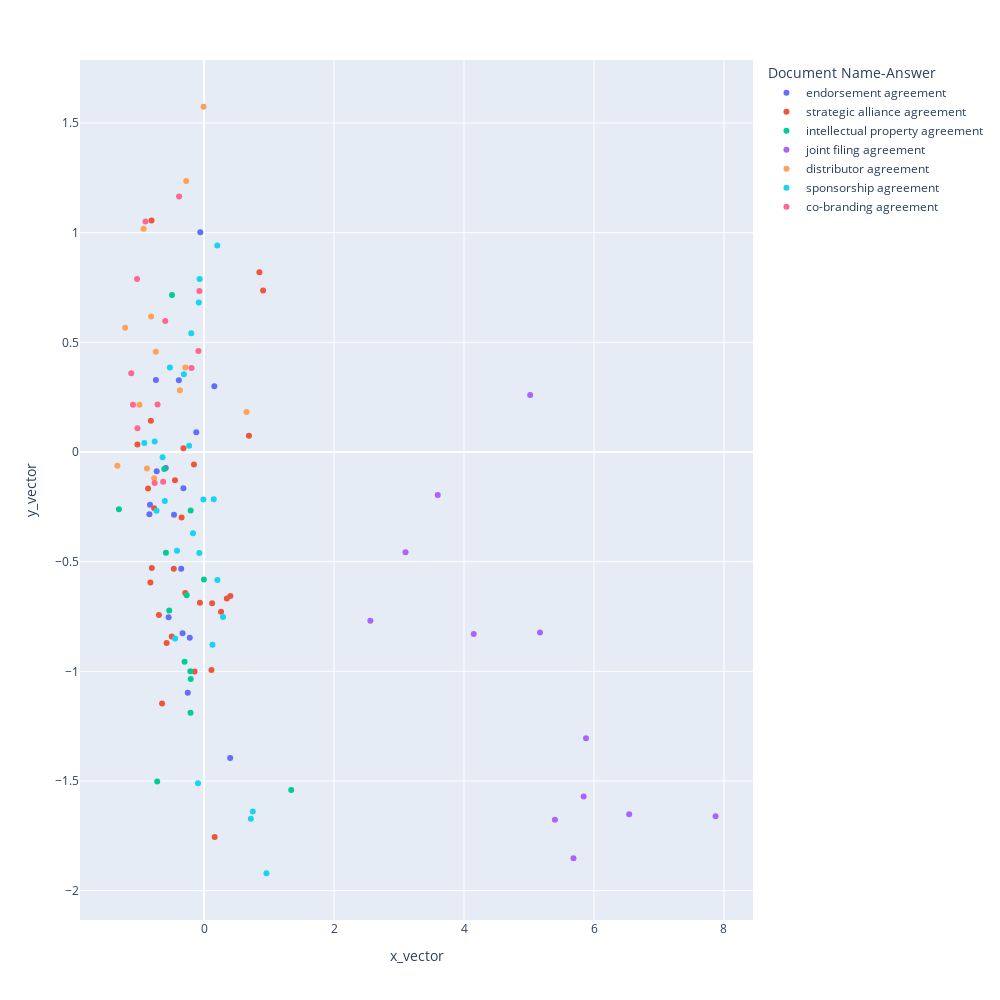

Notebook source saved alongside this figure:
### Code cell
fig = px.scatter(df_subset, x='x_vector', y='y_vector', hover_name='Filename', color='Document Name-Answer', height=1000, width=1000)
fig.show()

### Figure 1 — Plotly figure (JSON) as saved in the notebook; plotly's stock layout.template omitted (floating-point values rounded to 4 significant figures)
{"data": [{"hovertemplate": "<b>%{hovertext}</b><br><br>Document Name-Answer=endorsement agreement<br>x_vector=%{x}<br>y_vector=%{y}<extra></extra>", "hovertext": ["ADAMSGOLFINC_03_21_2005-EX-10.17-ENDORSEMENT AGREEMENT.PDF", "AMBASSADOREYEWEARGROUPINC_11_17_1997-EX-10.28-ENDORSEMENT AGREEMENT.PDF", "BerkshireHillsBancorpInc_20120809_10-Q_EX-10.16_7708169_EX-10.16_Endorsement Agreement.pdf", "EcoScienceSolutionsInc_20171117_8-K_EX-10.1_10956472_EX-10.1_Endorsement Agreement.pdf", "GridironBionutrientsInc_20171206_8-K_EX-10.1_10972555_EX-10.1_Endorsement Agreement.pdf", "HOLIDAYRVSUPERSTORESINC_04_15_2002-EX-10.13-ENDORSEMENT AGREEMENT.PDF", "LifewayFoodsInc_20160316_10-K_EX-10.24_9489766_EX-10.24_Endorsement Agreement.pdf", "MARSHALLHOLDINGSINTERNATIONAL,INC_04_14_2004-EX-10.15-ENDORSEMENT AGREEMENT.PDF", "MOSSIMOINC_04_14_2000-EX-10.14-ENDORSEMENT AGREEMENT.PDF", "MOVADOGROUPINC_04_30_2003-EX-10.28-ENDORSEMENT AGREEMENT.PDF", "PapaJohnsInternationalInc_20190617_8-K_EX-10.1_11707365_EX-10.1_Endorsement Agreement.pdf", "PerformanceSportsBrandsInc_20110909_S-1_EX-10.10_7220214_EX-10.10_Endorsement Agreement.pdf", "PharmagenInc_20120803_8-KA_EX-10.1_7693204_EX-10.1_Endorsement Agreement.pdf", "SPORTHALEYINC_09_29_1997-EX-10.2-10-ENDORSEMENT AGREEMENT.PDF", "TEARDROPGOLFCO_10_23_1996-EX-10.12-ENDORSEMENT AGREEMENT.PDF", "WARNINGMANAGEMENTSERVICESINC_12_10_1999-EX-10-ENDORSEMENT AGREEMENT.PDF", "WOMENSGOLFUNLIMITEDINC_03_29_2000-EX-10.13-ENDORSEMENT AGREEMENT.PDF"], "legendgroup": "endorsement agreement", "marker": {"color": "#636efa", "symbol": "circle"}, "mode": "markers", "name": "endorsement agreement", "orientation": "v", "showlegend": true, "type": "scatter", "x": [-0.5452, -0.388, -0.8322, -0.3518, -0.05742, -0.2505, -0.3179, -0.7287, -0.1198, 0.4018, -0.5897, -0.4621, -0.3304, -0.2199, 0.1581, -0.7409, -0.841], "xaxis": "x", "y": [-0.7534, 0.3266, -0.2401, -0.5321, 1.001, -1.098, -0.1653, -0.08837, 0.0896, -1.395, -0.07287, -0.2857, -0.8267, -0.8471, 0.3001, 0.328, -0.2843], "yaxis": "y"}, {"hovertemplate": "<b>%{hovertext}</b><br><br>Document Name-Answer=strategic alliance agreement<br>x_vector=%{x}<br>y_vector=%{y}<extra></extra>", "hovertext": ["ADAPTIMMUNETHERAPEUTICSPLC_04_06_2017-EX-10.11-STRATEGIC ALLIANCE AGREEMENT.PDF", "AURASYSTEMSINC_06_16_2010-EX-10.25-STRATEGIC ALLIANCE AGREEMENT.PDF", "CHERRYHILLMORTGAGEINVESTMENTCORP_09_26_2013-EX-10.1-Strategic Alliance Agreement.PDF", "CHIPMOSTECHNOLOGIESBERMUDALTD_04_18_2016-EX-4.72-Strategic Alliance Agreement.PDF", "COOLTECHNOLOGIES,INC_10_25_2017-EX-10.71-Strategic Alliance Agreement.PDF", "DUOSTECHNOLOGIESGROUP,INC_04_21_2009-EX-10.1-STRATEGIC ALLIANCE AGREEMENT.PDF", "ENERGOUSCORP_03_16_2017-EX-10.24-STRATEGIC ALLIANCE AGREEMENT.PDF", "ENTRUSTINC_07_24_1998-EX-10.5-STRATEGIC ALLIANCE AGREEMENT.PDF", "FTENETWORKS,INC_02_18_2016-EX-99.4-STRATEGIC ALLIANCE AGREEMENT.PDF", "GIGGLESN_HUGS,INC_06_23_2016-EX-10.2-STRATEGIC ALLIANCE AGREEMENT.PDF", "GOLDRESOURCECORP_12_11_2008-EX-10.1-STRATEGIC ALLIANCE AGREEMENT.PDF", "ICORECONNECTINC_10_13_2010-EX-7.1-Strategic Alliance Agreement.PDF", "INTELLIGENTHIGHWAYSOLUTIONS,INC_01_18_2018-EX-10.1-Strategic Alliance Agreement.PDF", "IOVANCEBIOTHERAPEUTICS,INC_08_03_2017-EX-10.1-STRATEGIC ALLIANCE AGREEMENT.PDF", "KALLOINC_11_03_2011-EX-10.1-STRATEGIC ALLIANCE AGREEMENT.PDF'", "MANAKOASERVICESCORP_11_21_2007-EX-7.5-STRATEGIC ALLIANCE AGREEMENT.PDF", "MOELIS&CO_03_24_2014-EX-10.19-STRATEGIC ALLIANCE AGREEMENT.PDF", "ORBSATCORP_08_17_2007-EX-7.3-STRATEGIC ALLIANCE AGREEMENT.PDF", "PHLVARIABLEINSURANCECOCT_08_17_2009-EX-10.1-STRATEGIC ALLIANCE AGREEMENT.PDF", "PHREESIA,INC_05_28_2019-EX-10.18-STRATEGIC ALLIANCE AGREEMENT.PDF", "PLAYAHOTELS&RESORTSNV_03_14_2017-EX-10.22-STRATEGIC ALLIANCE AGREEMENT (Hyatt Ziva Cancun).PDF", "REWALKROBOTICSLTD_07_10_2014-EX-10.2-STRATEGIC ALLIANCE AGREEMENT.PDF", "SIBANNAC,INC_12_04_2017-EX-2.1-Strategic Alliance Agreement.PDF", "TURNKEYCAPITAL,INC_07_20_2017-EX-1.1-Strategic Alliance Agreement.PDF", "USASYNTHETICFUELCORP_10_21_2010-EX-10.10-STRATEGIC ALLIANCE AGREEMENT.PDF", "VIRTUALSCOPICS,INC_11_12_2010-EX-10.1-STRATEGIC ALLIANCE AGREEMENT.PDF", "WASTE2ENERGYHOLDINGS,INC_06_03_2010-EX-10.2-STRATEGIC ALLIANCE AGREEMENT.PDF", "XLITECHNOLOGIES,INC_12_02_2015-EX-10.02-STRATEGIC ALLIANCE AGREEMENT.PDF"], "legendgroup": "strategic alliance agreement", "marker": {"color": "#EF553B", "symbol": "circle"}, "mode": "markers", "name": "strategic alliance agreement", "orientation": "v", "showlegend": true, "type": "scatter", "x": [-0.4473, -0.7676, -0.6465, 0.4047, 0.124, -0.8255, -1.026, -0.3171, -0.8038, -0.6951, 0.1633, -0.8615, 0.9083, -0.3461, -0.8085, -0.1456, 0.3505, -0.06387, -0.5763, -0.8185, 0.1132, -0.2892, 0.8518, 0.2613, -0.4654, -0.1554, -0.4974, 0.6908], "xaxis": "x", "y": [-0.1285, -0.2566, -1.146, -0.657, -0.6894, -0.5951, 0.03378, 0.01741, -0.5286, -0.7434, -1.755, -0.1669, 0.7364, -0.2986, 1.056, -1.001, -0.6682, -0.6871, -0.8712, 0.1419, -0.9944, -0.6433, 0.8191, -0.7281, -0.5329, -0.0576, -0.8418, 0.07355], "yaxis": "y"}, {"hovertemplate": "<b>%{hovertext}</b><br><br>Document Name-Answer=intellectual property agreement<br>x_vector=%{x}<br>y_vector=%{y}<extra></extra>", "hovertext": ["ARMSTRONGFLOORING,INC_01_07_2019-EX-10.2-INTELLECTUAL PROPERTY AGREEMENT.PDF", "ArmstrongFlooringInc_20190107_8-K_EX-10.2_11471795_EX-10.2_Intellectual Property Agreement.pdf", "BABCOCK_WILCOXENTERPRISES,INC_08_04_2015-EX-10.17-INTELLECTUAL PROPERTY AGREEMENT between THE BABCOCK _ WILCOX COMPANY and BABCOCK _ WILCOX ENTERPRISES, INC..PDF", "FIDELITYNATIONALINFORMATIONSERVICES,INC_08_05_2009-EX-10.3-INTELLECTUAL PROPERTY AGREEMENT.PDF", "GSITECHNOLOGYINC_11_16_2009-EX-10.2-INTELLECTUAL PROPERTY AGREEMENT between SONY ELECTRONICS INC. and GSI TECHNOLOGY, INC..PDF", "HERTZGLOBALHOLDINGS,INC_07_07_2016-EX-10.4-INTELLECTUAL PROPERTY AGREEMENT.PDF", "INGEVITYCORP_05_16_2016-EX-10.5-INTELLECTUAL PROPERTY AGREEMENT.PDF", "JINGWEIINTERNATIONALLTD_10_04_2007-EX-10.7-INTELLECTUAL PROPERTY AGREEMENT.PDF", "KNOWLABS,INC_08_15_2005-EX-10-INTELLECTUAL PROPERTY AGREEMENT.PDF", "MSCIINC_02_28_2008-EX-10.10-.PDF", "OTISWORLDWIDECORP_04_03_2020-EX-10.4-INTELLECTUAL PROPERTY AGREEMENT by and among UNITED TECHNOLOGIES CORPORATION, OTIS WORLDWIDE CORPORATION and CARRIER ~1.PDF", "PREMIERBIOMEDICALINC_05_14_2020-EX-10.2-INTELLECTUAL PROPERTY AGREEMENT.PDF", "VERSOTECHNOLOGIESINC_12_28_2007-EX-99.3-INTELLECTUAL PROPERTY AGREEMENT.PDF", "ZEBRATECHNOLOGIESCORP_04_16_2014-EX-10.1-INTELLECTUAL PROPERTY AGREEMENT.PDF"], "legendgroup": "intellectual property agreement", "marker": {"color": "#00cc96", "symbol": "circle"}, "mode": "markers", "name": "intellectual property agreement", "orientation": "v", "showlegend": true, "type": "scatter", "x": [-0.2115, -0.2669, -0.3001, -0.5867, -1.31, -0.002212, -0.205, -0.493, -0.5359, -0.209, -0.7212, -0.2064, 1.341, -0.6119], "xaxis": "x", "y": [-1.0, -0.6538, -0.9565, -0.4593, -0.2615, -0.5812, -1.035, 0.716, -0.7228, -1.188, -1.502, -0.2671, -1.542, -0.07753], "yaxis": "y"}, {"hovertemplate": "<b>%{hovertext}</b><br><br>Document Name-Answer=joint filing agreement<br>x_vector=%{x}<br>y_vector=%{y}<extra></extra>", "hovertext": ["ATENTOSA_07_06_2020-EX-99.1-JOINT FILING AGREEMENT.PDF", "BLACKROCKMUNIHOLDINGSINVESTMENTQUALITYFUND_04_07_2020-EX-99.01-JOINT FILING AGREEMENT.PDF", "GALERATHERAPEUTICS,INC_02_14_2020-EX-99.A-JOINT FILING AGREEMENT.PDF", "MACY'S,INC_05_11_2020-EX-99.4-JOINT FILING AGREEMENT.PDF", "MFAFINANCIAL,INC_07_06_2020-EX-99.D-JOINT FILING AGREEMENT.PDF", "NELNETINC_04_08_2020-EX-1-JOINT FILING AGREEMENT.PDF", "ONEMAINHOLDINGS,INC_02_20_2020-EX-99.D-JOINT FILING AGREEMENT.PDF", "PRECIGEN,INC_01_22_2020-EX-99.1-JOINT FILING AGREEMENT.PDF", "QBIOMEDINC_04_08_2020-EX-99.1-JOINT FILING AGREEMENT.PDF", "RMRGROUPINC_01_22_2020-EX-99.1-JOINT FILING AGREEMENT.PDF", "SPRINGBANKPHARMACEUTICALS,INC_04_08_2020-EX-99.A-JOINT FILING AGREEMENT.PDF", "TALLGRASSENERGY,LP_02_20_2020-EX-99.26-JOINT FILING AGREEMENT.PDF"], "legendgroup": "joint filing agreement", "marker": {"color": "#ab63fa", "symbol": "circle"}, "mode": "markers", "name": "joint filing agreement", "orientation": "v", "showlegend": true, "type": "scatter", "x": [5.684, 3.595, 5.399, 4.15, 6.542, 2.558, 7.871, 5.018, 5.877, 3.1, 5.169, 5.841], "xaxis": "x", "y": [-1.852, -0.1959, -1.677, -0.8298, -1.652, -0.77, -1.661, 0.2598, -1.305, -0.457, -0.8232, -1.571], "yaxis": "y"}, {"hovertemplate": "<b>%{hovertext}</b><br><br>Document Name-Answer=distributor agreement<br>x_vector=%{x}<br>y_vector=%{y}<extra></extra>", "hovertext": ["BLACKBOXSTOCKSINC_08_05_2014-EX-10.1-DISTRIBUTOR AGREEMENT.PDF", "ENTERTAINMENTGAMINGASIAINC_02_15_2005-EX-10.5-DISTRIBUTOR AGREEMENT.PDF", "ETELOS,INC_03_09_2004-EX-10.8-DISTRIBUTOR AGREEMENT.PDF", "EUROPEANMICROHOLDINGSINC_03_06_1998-EX-10.6-DISTRIBUTOR AGREEMENT.PDF", "GentechHoldingsInc_20190808_1-A_EX1A-6 MAT CTRCT_11776814_EX1A-6 MAT CTRCT_Distributor Agreement.pdf", "LUCIDINC_04_15_2011-EX-10.9-DISTRIBUTOR AGREEMENT.PDF", "NANOPHASETECHNOLOGIESCORP_11_01_2005-EX-99.1-DISTRIBUTOR AGREEMENT.PDF", "NEOMEDIATECHNOLOGIESINC_12_15_2005-EX-16.1-DISTRIBUTOR AGREEMENT.PDF", "NEONSYSTEMSINC_03_01_1999-EX-10.5-DISTRIBUTOR AGREEMENT_New.pdf", "NETGEAR,INC_04_21_2003-EX-10.16-DISTRIBUTOR AGREEMENT.pdf", "OPTIMIZEDTRANSPORTATIONMANAGEMENT,INC_07_26_2000-EX-6.6-DISTRIBUTOR AGREEMENT.PDF", "PrecheckHealthServicesInc_20200320_8-K_EX-99.2_12070169_EX-99.2_Distributor Agreement.pdf", "VISIUMTECHNOLOGIES,INC_10_20_2004-EX-10.20-DISTRIBUTOR AGREEMENT.PDF"], "legendgroup": "distributor agreement", "marker": {"color": "#FFA15A", "symbol": "circle"}, "mode": "markers", "name": "distributor agreement", "orientation": "v", "showlegend": true, "type": "scatter", "x": [-1.333, -0.3723, -1.214, -0.8145, -0.9935, -0.7434, -0.7676, -0.2886, -0.8781, -0.2749, -0.007822, 0.6535, -0.9302], "xaxis": "x", "y": [-0.0632, 0.2816, 0.5666, 0.618, 0.2154, 0.4569, -0.1198, 0.3847, -0.07529, 1.235, 1.574, 0.182, 1.017], "yaxis": "y"}, {"hovertemplate": "<b>%{hovertext}</b><br><br>Document Name-Answer=sponsorship agreement<br>x_vector=%{x}<br>y_vector=%{y}<extra></extra>", "hovertext": ["CANOPETROLEUM,INC_12_13_2007-EX-10.1-Sponsorship Agreement.PDF", "DOMINIADVISORTRUST_02_18_2005-EX-99.(H)(2)-SPONSORSHIP AGREEMENT.PDF", "DRKOOPCOMINC_04_21_1999-EX-10.28-SPONSORSHIP AGREEMENT.PDF", "EcoScienceSolutionsInc_20180406_8-K_EX-10.1_11135398_EX-10.1_Sponsorship Agreement.pdf", "GAINSCOINC_01_21_2010-EX-10.41-SPONSORSHIP AGREEMENT.PDF", "GSVINC_05_15_1998-EX-10-SPONSORSHIP AGREEMENT.PDF", "HYDRONTECHNOLOGIESINC_03_31_1997-EX-10.47-SPONSORSHIP AGREEMENT.PDF", "IPAYMENT,INC_05_14_2007-EX-10.1-SPONSORSHIP AGREEMENT.PDF", "IVILLAGEINC_03_17_1999-EX-10.16-SPONSORSHIP AGREEMENT.PDF", "LOGANSROADHOUSEINC_03_27_1998-EX-10.17-SPONSORSHIP AGREEMENT.PDF", "LOOKSMARTLTD_07_20_2012-EX-99.(D)(I)-SPONSORSHIP AGREEMENT.PDF", "MERCATAINC_03_09_2000-EX-10.21-SPONSORSHIP AGREEMENT.PDF", "N2KINC_10_16_1997-EX-10.16-SPONSORSHIP AGREEMENT.PDF", "NATIONALPROCESSINGINC_07_18_1996-EX-10.4-SPONSORSHIP AGREEMENT.PDF", "NETGROCERINC_07_31_1998-EX-10.15-SPONSORSHIP AGREEMENT.PDF", "PACIFICSYSTEMSCONTROLTECHNOLOGYINC_08_24_2000-EX-10.53-SPONSORSHIP AGREEMENT.PDF", "PROLONGINTERNATIONALCORP_03_23_1998-EX-10.16-SPONSORSHIP AGREEMENT.PDF", "RUBIOSRESTAURANTSINC_03_31_2008-EX-10.75-SPONSORSHIP AGREEMENT.PDF", "SONUSCORP_03_12_1997-EX-10.11-SPONSORSHIP AGREEMENT.PDF", "STAMPSCOMINC_06_24_1999-EX-10.18-SPONSORSHIP AGREEMENT.PDF", "TICKETSCOMINC_06_22_1999-EX-10.22-SPONSORSHIP AGREEMENT.PDF", "VIOLINMEMORYINC_12_12_2012-EX-10.14-SPONSORSHIP AGREEMENT.PDF", "VITAMINSHOPPECOMINC_09_13_1999-EX-10.26-SPONSORSHIP AGREEMENT.PDF", "VNUE,INC_07_10_2015-EX-10.1-SPONSORSHIP AGREEMENT.PDF", "XLITECHNOLOGIES,INC_12_11_2015-EX-10.1-Sponsorship Agreement.PDF"], "legendgroup": "sponsorship agreement", "marker": {"color": "#19d3f3", "symbol": "circle"}, "mode": "markers", "name": "sponsorship agreement", "orientation": "v", "showlegend": true, "type": "scatter", "x": [-0.07292, 0.9596, -0.7598, 0.1494, 0.2058, -0.06855, -0.01073, -0.7317, -0.6386, -0.4466, 0.7199, -0.4163, -0.3105, 0.2925, -0.0805, 0.7495, 0.1289, -0.1706, -0.09323, -0.5258, -0.1971, -0.9191, 0.2033, -0.6039, -0.2297], "xaxis": "x", "y": [-0.4602, -1.921, 0.04722, -0.2154, -0.5836, 0.7884, -0.2164, -0.268, -0.02432, -0.8499, -1.672, -0.4504, 0.3544, -0.7527, 0.6817, -1.64, -0.8793, -0.3711, -1.51, 0.3847, 0.5408, 0.04108, 0.9411, -0.2236, 0.02859], "yaxis": "y"}, {"hovertemplate": "<b>%{hovertext}</b><br><br>Document Name-Answer=co-branding agreement<br>x_vector=%{x}<br>y_vector=%{y}<extra></extra>", "hovertext": ["EbixInc_20010515_10-Q_EX-10.3_4049767_EX-10.3_Co-Branding Agreement.pdf", "EdietsComInc_20001030_10QSB_EX-10.4_2606646_EX-10.4_Co-Branding Agreement.pdf", "EmbarkComInc_19991008_S-1A_EX-10.10_6487661_EX-10.10_Co-Branding Agreement.pdf", "ImpresseCorp_20000322_S-1A_EX-10.11_5199234_EX-10.11_Co-Branding Agreement.pdf", "InvendaCorp_20000828_S-1A_EX-10.2_2588206_EX-10.2_Co-Branding Agreement.pdf", "LeadersonlineInc_20000427_S-1A_EX-10.8_4991089_EX-10.8_Co-Branding Agreement.pdf", "MphaseTechnologiesInc_20030911_10-K_EX-10.15_1560667_EX-10.15_Co-Branding Agreement.pdf", "NeoformaInc_19991202_S-1A_EX-10.26_5224521_EX-10.26_Co-Branding Agreement.pdf", "PaperexchangeComInc_20000322_S-1A_EX-10.4_5202103_EX-10.4_Co-Branding Agreement.pdf", "PcquoteComInc_19990721_S-1A_EX-10.11_6377149_EX-10.11_Co-Branding Agreement1.pdf", "RandWorldwideInc_20010402_8-KA_EX-10.2_2102464_EX-10.2_Co-Branding Agreement.pdf", "TheglobeComInc_19990503_S-1A_EX-10.20_5416126_EX-10.20_Co-Branding Agreement.pdf", "TomOnlineInc_20060501_20-F_EX-4.46_749700_EX-4.46_Co-Branding Agreement.pdf"], "legendgroup": "co-branding agreement", "marker": {"color": "#FF6692", "symbol": "circle"}, "mode": "markers", "name": "co-branding agreement", "orientation": "v", "showlegend": true, "type": "scatter", "x": [-1.12, -0.3842, -0.1937, -0.7606, -0.9013, -0.6293, -0.08728, -1.025, -1.094, -0.07192, -0.7153, -1.031, -0.5972], "xaxis": "x", "y": [0.3585, 1.165, 0.383, -0.1412, 1.05, -0.1353, 0.4607, 0.1077, 0.2152, 0.7333, 0.2163, 0.7888, 0.5966], "yaxis": "y"}], "layout": {"height": 1000, "legend": {"title": {"text": "Document Name-Answer"}, "tracegroupgap": 0}, "margin": {"t": 60}, "width": 1000, "xaxis": {"anchor": "y", "autorange": true, "domain": [0, 1], "range": [-1.91, 8.448], "title": {"text": "x_vector"}, "type": "linear"}, "yaxis": {"anchor": "x", "autorange": true, "domain": [0, 1], "range": [-2.134, 1.787], "title": {"text": "y_vector"}, "type": "linear"}}}
